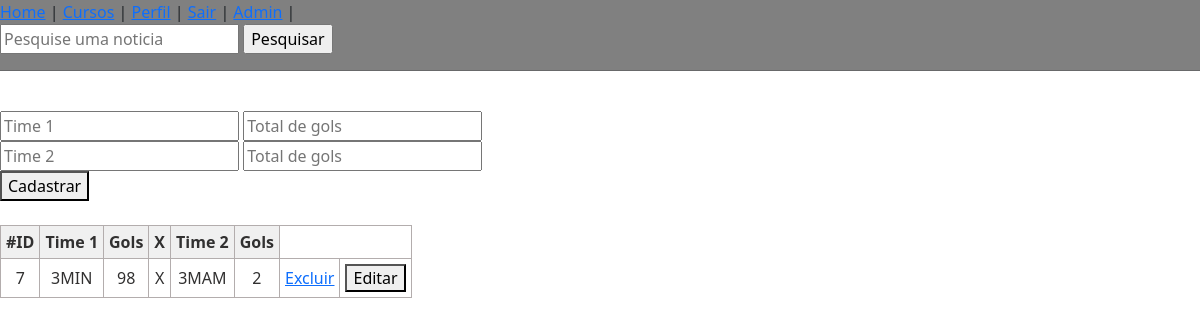
The app's page /adm/placar.php (signed in) with its own data.
### tables this page shows
CREATE TABLE IF NOT EXISTS `tb_placar` (
  `id` INT(11) NOT NULL AUTO_INCREMENT,
  `nm_time_1` VARCHAR(45) NULL DEFAULT NULL,
  `gols_1` VARCHAR(45) NULL DEFAULT NULL,
  `nm_time_2` VARCHAR(45) NULL DEFAULT NULL,
  `gols_2` VARCHAR(45) NULL DEFAULT NULL,
  PRIMARY KEY (`id`));

### adm/placar.php (the view, shortened to what this page needs)
<?php
include('php/conecta.php');
include('../nav.php');
$script_placar = $conn->prepare("SELECT * FROM tb_placar");
$script_placar->execute();
?>
<!DOCTYPE html>
<html>
<head>
	<link href="https://cdn.jsdelivr.net/npm/bootstrap@5.0.2/dist/css/bootstrap.min.css" rel="stylesheet">
</head>
<body>
	<span></span><br>
<input type="text" id="time1" placeholder="Time 1"> <input type="text" id="gols1" placeholder="Total de gols"><br>
<input type="text" id="time2" placeholder="Time 2"> <input type="text" id="gols2" placeholder="Total de gols"><br>
<button id="cadastrar">Cadastrar</button>
<br><br>
</head>
<body>
	<table>
		<thead>
			<tr>
				<th>#ID</th>
				<th>Time 1</th>
				<th>Gols</th>
				<th>X</th>
				<th>Time 2</th>
				<th>Gols</th>
			</tr>
		</thead>
		<tbody>
<?php while ($placar = $script_placar->fetch(PDO::FETCH_ASSOC)) { ?>
			<tr>
				<td><?php echo $placar['id']; ?></td>
				<td><?php echo $placar['nm_time_1']; ?></td>
				<td><?php echo $placar['gols_1']; ?></td>
				<td>X</td>
				<td><?php echo $placar['nm_time_2']; ?></td>
				<td><?php echo $placar['gols_2']; ?></td>
				<td><a href="php/delete_placar.php?id=<?php echo $placar['id'];?>">Excluir</a></td>
				<td><button  data-bs-toggle="modal" data-bs-target="#exampleModal<?php echo $placar['id']; ?>">Editar</button></td>
			</tr>
<?php }?>
		</tbody>
	</table>
	<br>
</body>
</html>

### adm/placar.php (style rules this page uses)
table { border:1px solid #b3adad; border-collapse:collapse; padding:5px; }
table th { border:1px solid #b3adad; padding:5px; background: #f0f0f0; color: #313030; }
table td { border:1px solid #b3adad; text-align:center; padding:5px; background: #ffffff; color: #313030; }

### records on screen
tb_placar: id "7", nm_time_1 "3MIN", gols_1 "98", nm_time_2 "3MAM", gols_2 "2"
